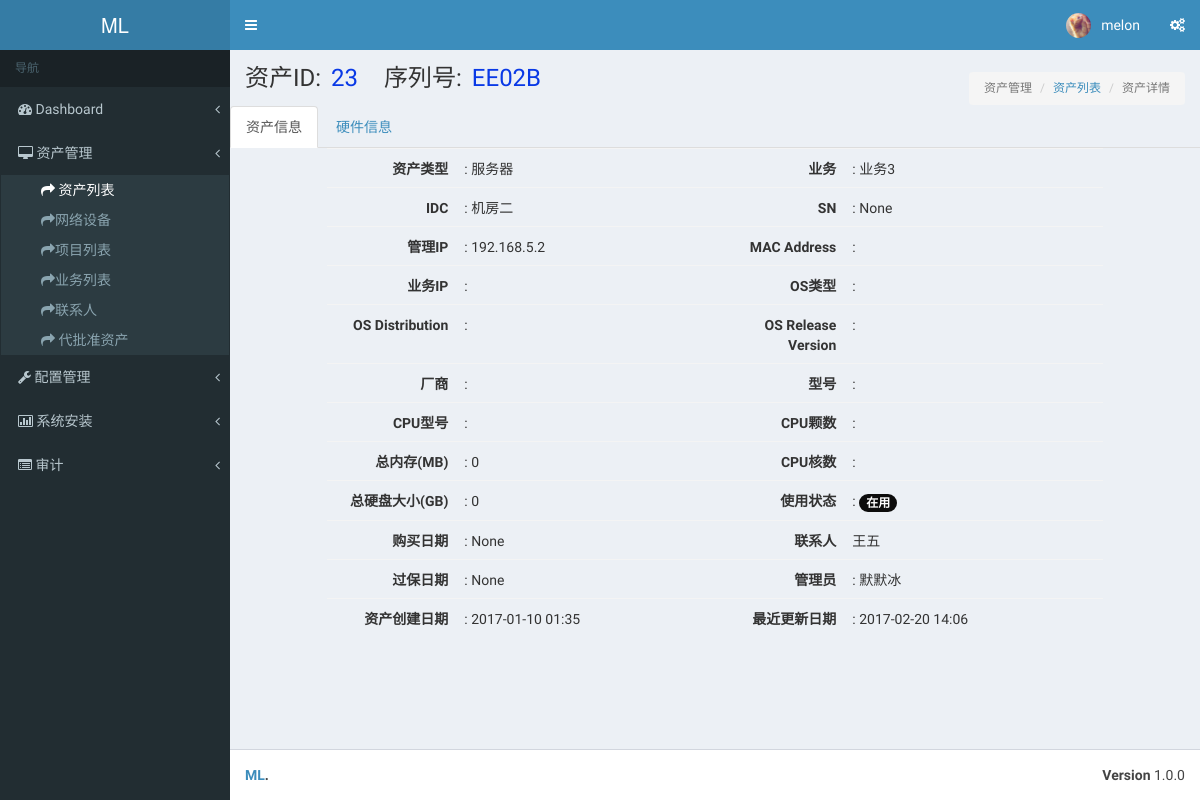
The page /asset/asset_list/23/ (signed in) on the database as committed earlier.
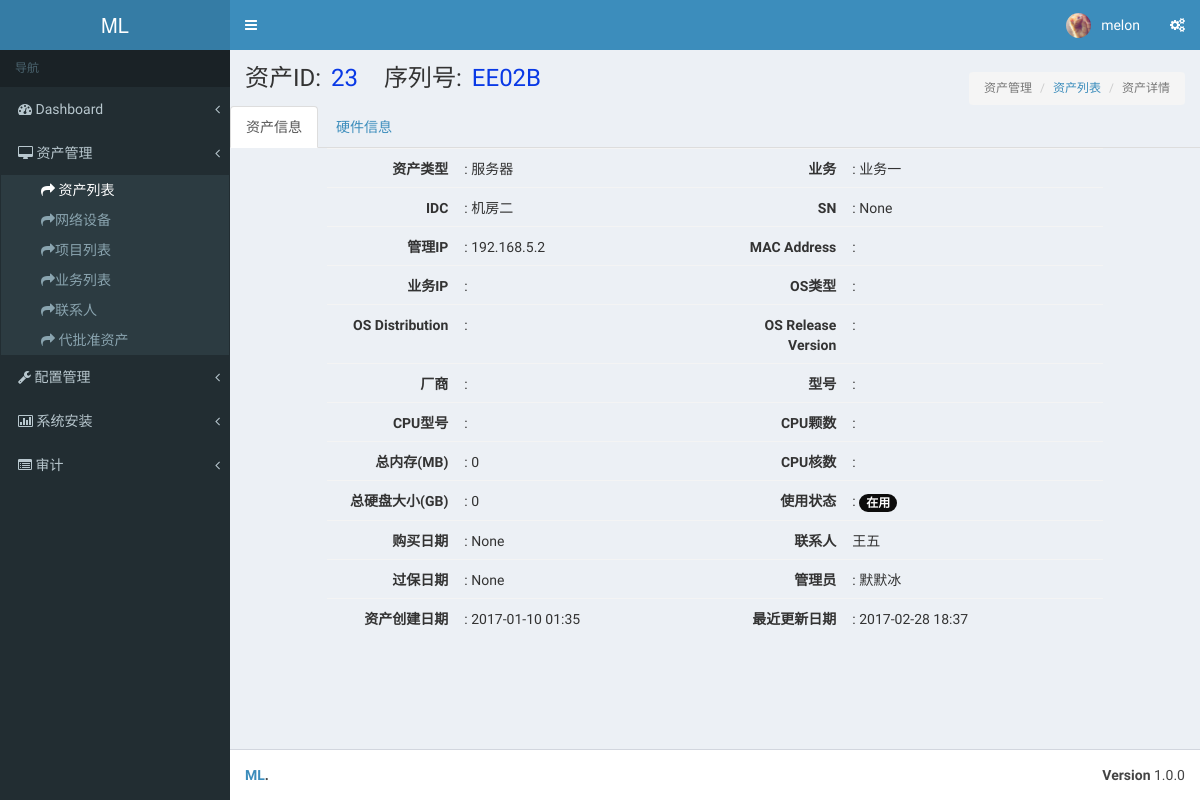
The same page on the database as committed later.
### asset/models.py (models this page shows, shortened)
class Asset(models.Model):
    asset_type_choice = (('server',u'服务器'),
                         ('switch',u'交换机'),
                         ('router',u'路由器'),
                         ('firewall',u'防火墙'),
                         ('storage',u'存储设备'),
                         ('NLB',u'NetScaler'),
                         ('wireless',u'无线AP'),
                         ('software',u'软件资产'),
                         ('others',u'其他类'),)
    asset_type = models.CharField(choices=asset_type_choice,max_length=64,default='server')
    name = models.CharField(u'序列号',max_length=64,unique=True)
    sn = models.CharField(u'资产SN号',max_length=128,unique=True,null=True,blank=True)
    manufactory = models.ForeignKey('Manufactory',verbose_name=u'制造商',null=True,blank=True)
    management_ip = models.GenericIPAddressField(u'管理IP',blank=True,null=True)
    idc = models.ForeignKey('IDC', verbose_name=u'IDC机房', null=True, blank=True)
    idc_jg = models.CharField(max_length=10, verbose_name=u'机柜编号', null=True, blank=True)
    status_type = (
        (1,u'在用'),
        (2,u'停用'),)
    status = models.IntegerField(choices=status_type,default=1,verbose_name=u'使用状态',null=True,blank=True)
    admin = models.ForeignKey('UserProfile', verbose_name=u'资产管理员', null=True, blank=True,default=1)
    linkman = models.ForeignKey('Linkman',verbose_name=u'联系人',null=True,blank=True)
    projectname = models.ForeignKey('Projectname',verbose_name=u'项目名称',null=True,blank=True)
    application = models.ForeignKey('Application', verbose_name=u'业务名称', null=True, blank=True)
    module = models.CharField(u'模块', max_length=64, null=True, blank=True)
    trade_date = models.DateField(u'购买时间',null=True,blank=True)
    expire_date = models.DateField(u'过保修期',null=True,blank=True)
    price = models.FloatField(u'价格',null=True,blank=True)
    memo = models.TextField(u'备注',null=True,blank=True)
    create_date = models.DateTimeField(blank=True,auto_now_add=True)
    update_date = models.DateTimeField(blank=True,auto_now=True)
    class Meta:
        verbose_name = '资产总表'
        verbose_name_plural = '资产总表'

class Application(models.Model):#业务名称
    name = models.CharField(u'业务名称',max_length=64,unique=True)
    memo = models.TextField(u'备注',max_length=128,null=True,blank=True)
    def __unicode__(self):
        return self.name
    class Meta:
        verbose_name = '业务名称'
        verbose_name_plural = '业务名称'

class IDC(models.Model):
    name = models.CharField(u'机房名称',max_length=64,unique=True)
    idc_type = models.CharField(u'机房类型',max_length=20,null=True,blank=True)
    idc_location = models.CharField(u'机房位置',max_length=30,null=True,blank=True)
    idc_contacts = models.CharField(u'联系电话',max_length=30,null=True,blank=True)
    memo = models.TextField(u'备注',max_length=128,null=True,blank=True)
    def __unicode__(self):
        return self.name
    class Meta:
        verbose_name = '机房'
        verbose_name_plural = '机房'

class Linkman(models.Model):
    name = models.CharField(u'姓名', max_length=64, unique=True)
    phone = models.IntegerField(u'手机',null=True,blank=True)
    fixed_phone = models.IntegerField(u'座机',null=True,blank=True)
    department = models.CharField(u'部门', max_length=64,null=True,blank=True)
    email = models.CharField(u'邮箱', max_length=64,null=True,blank=True)
    qq = models.CharField(u'QQ', max_length=64,null=True,blank=True)
    memo = models.TextField(u'备注', max_length=128, null=True, blank=True)
    class Meta:
        verbose_name = u'联系人列表'
        verbose_name_plural = u'联系人列表'
    def __unicode__(self):
        return self.name

class UserProfile(models.Model):
    user = models.OneToOneField(User)
    name = models.CharField(u'姓名',max_length=64,blank=True,null=True)
    token = models.CharField(u'token', max_length=128,default=None,blank=True,null=True)
    department = models.CharField(u'部门', max_length=32,default=None,blank=True,null=True)
    tel = models.CharField(u'座机', max_length=32,default=None,blank=True,null=True)
    mobile = models.CharField(u'手机', max_length=32,default=None,blank=True,null=True)
    memo = models.TextField(u'备注', blank=True,null=True,default=None)
    valid_begin_time = models.DateTimeField(auto_now_add=True)
    valid_end_time = models.DateTimeField(blank=True,null=True)
    def __unicode__(self):
        return self.name
    class Meta:
        verbose_name = u'用户列表'
        verbose_name_plural = u'用户列表'

### asset/views.py (the view)
# urls.py: url(r'^asset_list/(\d+)/$',views.asset_detail,name="asset_detail" ),
@login_required(login_url="/login/")
def asset_detail(request,asset_id):
     if request.method == "GET":
        try:
            asset_obj = models.Asset.objects.get(id=asset_id)
        except ObjectDoesNotExist as e:
            return render(request,'assets/asset_detail.html',{'error':e})
        return render(request,'assets/asset_detail.html',{"asset_obj":asset_obj})

### asset/templatetags/custom_tag.py (called while the page is built)
@register.filter
def sum_size(data_set):
    total_val = sum([i.capacity if i.capacity else 0 for i in data_set])
    return total_val

@register.filter
def list_count(data_set):
    data_count = len([i.capacity if i.capacity else 0 for i in data_set])
    return data_count

@register.filter
def str_time(date): # 时间格式转换
    new_date =  date.strftime("%Y-%m-%d %H:%S")
    return new_date

### templates/assets/asset_detail.html (shortened to what this page needs)
{% extends 'base.html' %}
{% block header-css %}
<link rel="stylesheet" type="text/css" href="/static/plugins/datatables/dataTables.bootstrap.css"/>
<link rel="stylesheet" type="text/css" href="/static/css/melon.css"/>
{% endblock %}
{% load custom_tag %}
{% block page-content-title %}
    {% if not error %}
     资产ID:<span class="asset_det_title">{{ asset_obj.id  }}</span>
     序列号:<span class="asset_det_title">{{ asset_obj.name }}</span>
    {% else %}
     资产不存在！
    {% endif %}
{% endblock %}
{% block page-nav-tab %}
    <ol class="breadcrumb">
        <li class="active">资产管理</li>
        <li><a href="{% url 'asset_list' %}">资产列表</a></li>
        <li class="active">资产详情</li>
    </ol>
{% endblock %}
{% block page-content %}
<div class="tab-base">
    <ul class="nav nav-tabs">
        <li class="active">
            <a data-toggle="tab" href="#tab-asset-info" aria-expanded="true">资产信息</a>
        </li>
        <li class="">
            <a data-toggle="tab" href="#tab-hardware-info" aria-expanded="false">硬件信息</a>
        </li>
    </ul>
    <div class="tab-content">
        <div id="tab-asset-info" class="tab-pane fade active in">
           <table class="asset-info-table table">
               <tr>
                   <td class="col-md-2 bold">资产类型</td>
                   <td class="col-md-4">: {{ asset_obj.get_asset_type_display }}</td>
                   <td class="col-md-2 bold">业务</td>
                   <td class="col-md-4">: {{ asset_obj.application }}</td>
               </tr>
               <tr>
                   <td class="col-md-2 bold">IDC</td>
                   <td class="col-md-4">: {{ asset_obj.idc }}</td>
                   <td class="col-md-2 bold">SN</td>
                   <td class="col-md-4">: {{ asset_obj.sn }}</td>
               </tr>
               <tr>
                   <td class="col-md-2 bold">管理IP</td>
                   <td class="col-md-4">: {{ asset_obj.management_ip }}</td>
                   <td class="col-md-2 bold">MAC Address</td>
                   <td class="col-md-4">:
                   </td>
               </tr>
               <tr>
                   <td class="col-md-2 bold">业务IP</td>
                   <td class="col-md-4">:
                   </td>
                   <td class="col-md-2 bold">OS类型</td>
                   <td class="col-md-4">: {% if asset_obj.server %}{{ asset_obj.server.os_type }} {% else %}{{ asset_obj.networkdevice.firmware }}{% endif %}</td>
               </tr>
               <tr>
                   <td class="col-md-2 bold">OS Distribution</td>
                   <td class="col-md-4">: {{ asset_obj.server.os_distribution }} </td>
                   <td class="col-md-2 bold">OS Release Version</td>
                   <td class="col-md-4">: {{ asset_obj.server.os_release}}</td>
               </tr>
               <tr>
                   <td class="col-md-2 bold">厂商</td>
                   <td class="col-md-4">: {{ asset_obj.manufactory.manufactory }}</td>
                   <td class="col-md-2 bold">型号</td>
                   <td class="col-md-4">: {% if asset_obj.asset_type == 'server' %}{{ asset_obj.server.model }}{% else %}{{ asset_obj.networkdevice.model }}{% endif %}</td>
               </tr>
               <tr>
                   <td class="col-md-2 bold">CPU型号</td>
                   <td class="col-md-4">: {{ asset_obj.cpu.cpu_model }}</td>
                   <td class="col-md-2 bold">CPU颗数</td>
                   <td class="col-md-4">: {{ asset_obj.cpu.cpu_count }}</td>
               </tr>
               <tr>
                   <td class="col-md-2 bold">总内存(MB)</td>
                   <td class="col-md-4">: {{ asset_obj.ram_set.select_related | sum_size }}</td>
                   <td class="col-md-2 bold">CPU核数</td>
                   <td class="col-md-4">: {{ asset_obj.cpu.cpu_core_count }}</td>
               </tr>
               <tr>
                   <td class="col-md-2 bold">总硬盘大小(GB)</td>
                   <td class="col-md-4">: {{ asset_obj.disk_set.select_related | sum_size }}</td>
                   <td class="col-md-2 bold">使用状态</td>
                    {% if asset_obj.status == 1 %}
                        <td class="col-md-4">: <span class="badge badge-use">{{ asset_obj.get_status_display }}</span></td>
                    {% else %}
                        <td class="col-md-4">: <span class="badge badge-stop">{{ asset_obj.get_status_display }}</span></td>
                    {% endif %}
               </tr>
               <tr>
                    <td class="col-md-2 bold">购买日期</td>
                   <td class="col-md-4">: {{ asset_obj.trade_date }}</td>
                   <td class="col-md-2 bold">联系人</td>
                   <td class="col-md-4">{{ asset_obj.linkman }}</td>
               </tr>
               <tr>
                   <td class="col-md-2 bold">过保日期</td>
                   <td class="col-md-4">: {{ asset_obj.expire_date}}</td>
                   <td class="col-md-2 bold">管理员</td>
                   <td class="col-md-4">: {{ asset_obj.admin }}</td>
               </tr>
               <tr>
                   <td class="col-md-2 bold">资产创建日期</td>
                    <td class="col-md-4">: {{ asset_obj.create_date | str_time}}</td>
                   <td class="col-md-2 bold">最近更新日期</td>
                   <td class="col-md-4">: {{ asset_obj.update_date | str_time}}</td>
               </tr>
           </table>
        </div>
    </div>
</div>
{% endblock %}

### templates/base.html (shortened to what this page needs)
<!DOCTYPE html>
<html>
<head>
  <link rel="stylesheet" href="/static/bootstrap/css/bootstrap.min.css">
  <link rel="stylesheet" href="/static/plugins/Font-Awesome/css/font-awesome.min.css">
  <link rel="stylesheet" href="/static/dist/css/AdminLTE.min.css">
  <link rel="stylesheet" href="/static/dist/css/skins/_all-skins.min.css">
  <link rel="stylesheet" type="text/css" href="/static/css/melon.css"/>
{% block header-css %}
{% endblock %}
</head>
<body class="hold-transition skin-blue sidebar-mini">
<div class="wrapper">
  <header class="main-header">
    <a href="/asset/" class="logo">
      <span class="logo-lg"><b></b>ML</span>
    </a>
    <nav class="navbar navbar-static-top">
      <a href="#" class="sidebar-toggle" data-toggle="offcanvas" role="button">
      </a>
      <div class="navbar-custom-menu">
        <ul class="nav navbar-nav">
          <li class="dropdown user user-menu">
            <a href="#" class="dropdown-toggle" data-toggle="dropdown">
              <img src="/static/dist/img/user6.png" class="user-image" alt="User Image">
              <span class="hidden-xs">{{ request.user.username }}</span>
            </a>
          </li>
          <li>
            <a href="#" data-toggle="control-sidebar"><i class="icon-cogs"></i></a>
          </li>
        </ul>
      </div>
    </nav>
  </header>
  <aside class="main-sidebar">
    <section class="sidebar">
      <ul class="sidebar-menu">
        <li class="header">导航</li>
        <li class=" treeview">
          <a href="#">
            <i class="icon-dashboard"></i> <span>Dashboard</span>
            <span class="pull-right-container">
              <i class="icon-angle-left pull-right"></i>
            </span>
          </a>
        </li>
          <li class="treeview">
          <a href="#">
            <i class="icon-desktop"></i> <span>资产管理</span>
            <span class="pull-right-container">
              <i class="icon-angle-left pull-right"></i>
            </span>
          </a>
          <ul class="treeview-menu" style="display: none;">
              <li><a href="{% url 'asset_list' %}"><i class=" icon-share-alt"></i> 资产列表</a></li>
              <li><a href="#"><i class=" icon-share-alt"></i>网络设备</a></li>
              <li><a href="{% url 'project_list' %}"><i class=" icon-share-alt"></i>项目列表</a></li>
              <li><a href="{% url 'business_list' %}"><i class=" icon-share-alt"></i>业务列表</a></li>
              <li><a href="{% url 'asset_linkman' %}"><i class=" icon-share-alt"></i>联系人</a></li>
              <li><a href="{% url 'new_assets_approval' %}"><i class="icon-share-alt"></i> 代批准资产</a></li>
          </ul>
        </li>
        <li class="treeview">
          <a href="#">
            <i class="icon-wrench"></i><span> 配置管理</span>
            <span class="pull-right-container">
              <i class="icon-angle-left pull-right"></i>
            </span>
          </a>
        </li>
        <li class="treeview">
          <a href="#">
            <i class="icon-bar-chart"></i>
            <span>系统安装</span>
            <span class="pull-right-container">
              <i class="icon-angle-left pull-right"></i>
            </span>
          </a>
        </li>
        <li class="treeview">
          <a href="#">
            <i class="icon-list-alt"></i>
            <span>审计</span>
            <span class="pull-right-container">
              <i class="icon-angle-left pull-right"></i>
            </span>
          </a>
        </li>
      </ul>
    </section>
  </aside>
  <div class="content-wrapper">
        <section class="content-header">
          <h1>
              {% block page-content-title %}Your page title{% endblock %}
          </h1>
          <ol class="breadcrumb">
              {% block page-nav-tab %}{% endblock %}
          </ol>
        </section>
      {% block page-content%}
      {% endblock %}
  </div>
  <footer class="main-footer">
    <div class="pull-right hidden-xs">
      <b>Version</b> 1.0.0
    </div>
    <strong><a href="#">ML</a>.</strong>
  </footer>
</div>
</body>
</html>

### static/css/melon.css (style rules this page uses)
a { cursor:pointer; }
.tab-base { margin-top: 15px; }
.bold { font-weight: bold; }
.asset-info-table >tbody>tr>td { padding-top: 10px; }
.asset_det_title { color: #0939E6; margin-left: 10px; margin-right: 20px; }
tbody tr { cursor: default; }
tbody tr td { border: 1px; }
.asset-info-table { width: 80%; margin-left: 10%; }
.asset-info-table .col-md-2 { text-align: right; }
.badge-use { background-color: #0c0c0c; }

Rows that differ between the two databases and show on the page:
changed Asset "EE02B": application "业务3" → "业务一"; update_date|str_time "2017-02-20 14:06" → "2017-02-28 18:37"
